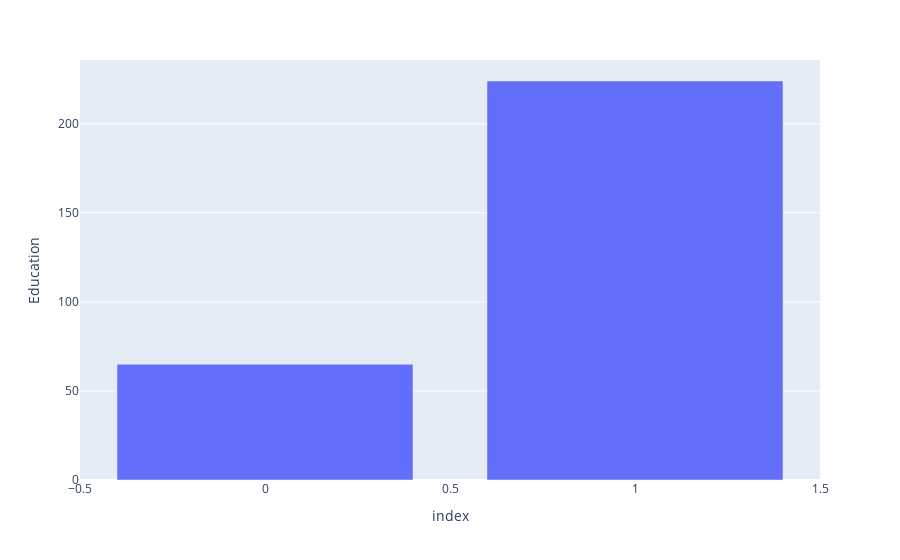

Notebook code cell kept with this figure:
### Code cell
df.head()
val=df['Education'].value_counts().reset_index()
val
px.bar(val,x='index',y='Education')

### Figure 1 — Plotly figure (JSON) as saved in the notebook; plotly's stock layout.template omitted (floating-point values rounded to 4 significant figures)
{"data": [{"alignmentgroup": "True", "hovertemplate": "index=%{x}<br>Education=%{y}<extra></extra>", "legendgroup": "", "marker": {"color": "#636efa", "pattern": {"shape": ""}}, "name": "", "offsetgroup": "", "orientation": "v", "showlegend": false, "textposition": "auto", "type": "bar", "x": [1, 0], "xaxis": "x", "y": [224, 65], "yaxis": "y"}], "layout": {"barmode": "relative", "legend": {"tracegroupgap": 0}, "margin": {"t": 60}, "xaxis": {"anchor": "y", "domain": [0, 1], "title": {"text": "index"}}, "yaxis": {"anchor": "x", "domain": [0, 1], "title": {"text": "Education"}}}}
